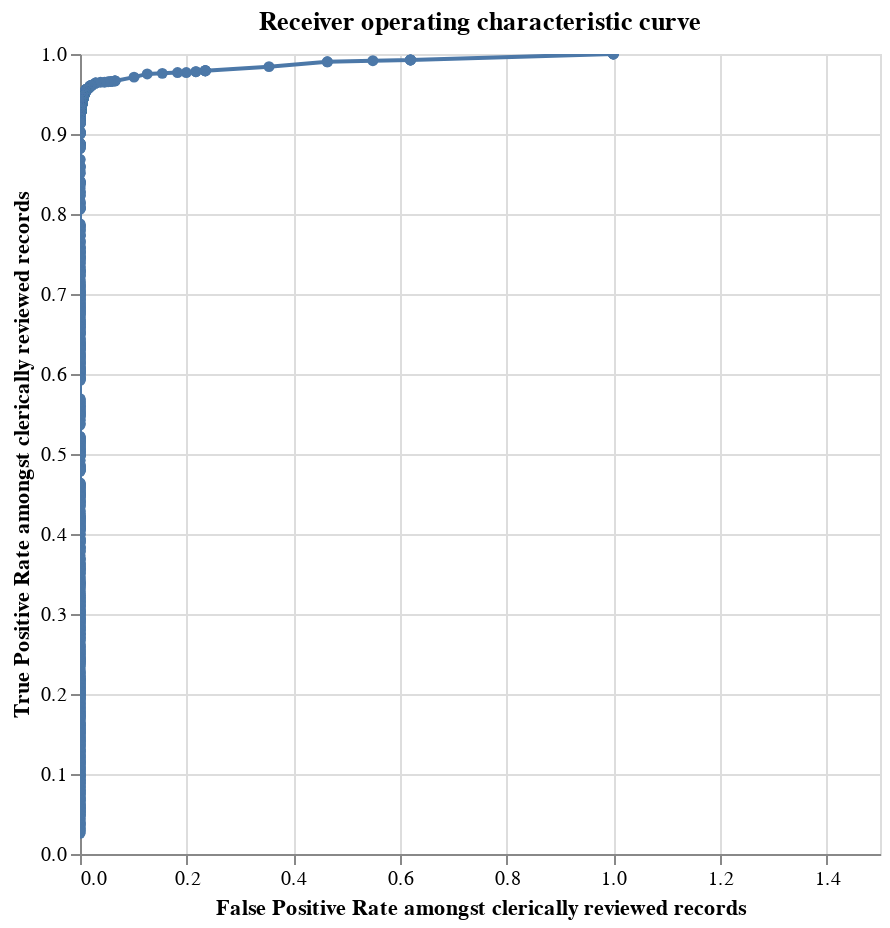

Here is the notebook cell this chart was saved with:
### Code cell
from splink.truth import labels_with_splink_scores, roc_chart, precision_recall_chart
labels_sp = spark.createDataFrame(labels)
labels_and_scores = labels_with_splink_scores(labels_sp, df_e_c, "unique_id", spark, retain_all_cols=True)
roc_chart(labels_and_scores, spark)

### Figure 1 — Vega-Lite specification as saved in the notebook (floating-point values rounded to 4 significant figures; data arrays with more than 128 entries replaced by an {"elided": "..."} marker saying what was removed)
{"$schema": "https://vega.github.io/schema/vega-lite/v4.8.1.json", "config": {"view": {"continuousHeight": 300, "continuousWidth": 400}}, "data": {"name": "data-fadd0e93e9546856cbc745a99e65285d", "values": {"elided": "1733 records"}}, "encoding": {"tooltip": [{"field": "truth_threshold", "type": "quantitative"}, {"field": "FP_rate", "type": "quantitative"}, {"field": "TP_rate", "type": "quantitative"}, {"field": "TP", "type": "quantitative"}, {"field": "TN", "type": "quantitative"}, {"field": "FP", "type": "quantitative"}, {"field": "FN", "type": "quantitative"}, {"field": "precision", "type": "quantitative"}, {"field": "recall", "type": "quantitative"}], "x": {"field": "FP_rate", "scale": {"domain": [0, 1.5]}, "sort": ["truth_threshold"], "title": "False Positive Rate amongst clerically reviewed records", "type": "quantitative"}, "y": {"field": "TP_rate", "sort": ["truth_threshold"], "title": "True Positive Rate amongst clerically reviewed records", "type": "quantitative"}}, "height": 400, "mark": {"clip": true, "point": true, "type": "line"}, "selection": {"selector076": {"bind": "scales", "encodings": ["x"], "type": "interval"}}, "title": "Receiver operating characteristic curve", "width": 400}
